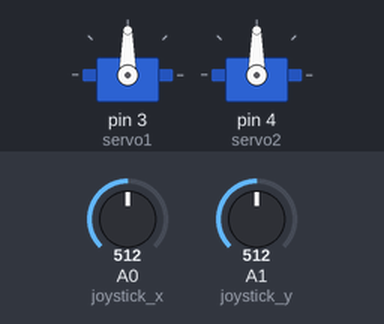
The sketch below on a simulated Arduino Uno, built with avr-gcc and run on an emulated ATmega328P. On the bench: 2 × servo. Inputs (shaded band) come from the test bench; at power-on: A0 (joystick_x) = 512, A1 (joystick_y) = 512.

Above: at 1.2 s.
1.3 s: A0 (joystick_x) set to 693
2.8 s: A0 (joystick_x) set to 716
At 2.95 s:
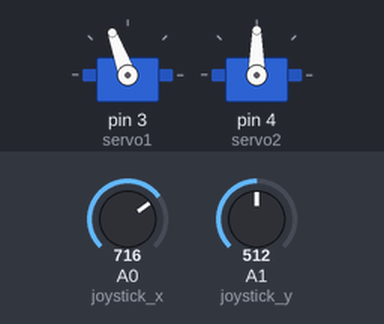
At 4.9 s:
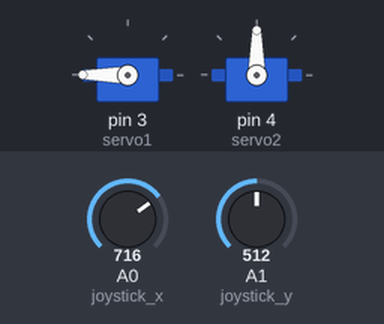
5.8 s: A1 (joystick_y) set to 690
7.3 s: A1 (joystick_y) set to 712
At 9.5 s:
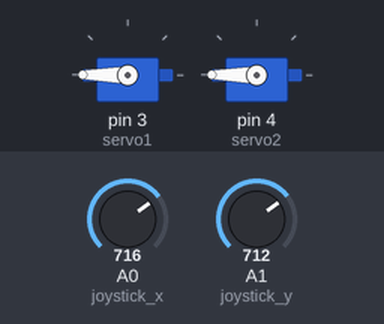
10.3 s: A1 (joystick_y) set to 309
11.8 s: A1 (joystick_y) set to 287
At 15.0 s:
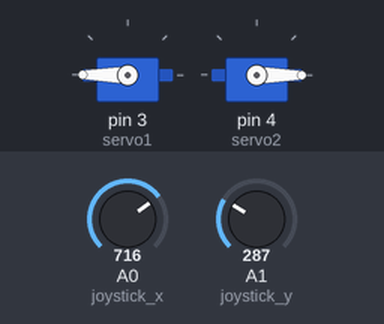
Timing chart, 0 to 15.8 s (numbered marks = the images above; inputs shaded):
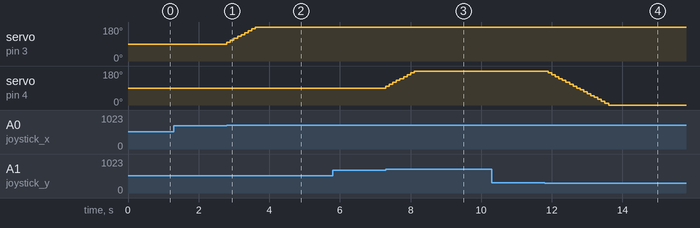

The sketch:

two_servos_and_joystick.ino
```cpp
// Oranžový je input
// červený 5V
// Hnědý GND

#include <Servo.h>           //include servo library

Servo servo1;                // creating servo object
Servo servo2;
int joystick_x = A0;              // joystick x direction pin
int joystick_y = A1;              // joystick y direction pin
int pos_x;                   // declaring variable to stroe horizontal value
int pos_y;                   // declaring variable to stroe vertical value
int servo1_pos=90;          // storing servo position
int servo2_pos=90;

void setup ( )
{
Serial.begin (9600) ;
servo1.attach (3) ;          // servo 1 attached pin
servo2.attach (4) ;          // servo 1 attached pin
servo1.write (servo1_pos);
servo2.write (servo2_pos);
pinMode (joystick_x, INPUT) ;
pinMode (joystick_y, INPUT) ;
}

void loop ( )
{
pos_x = analogRead (joystick_x) ;
pos_y = analogRead (joystick_y) ;

if (pos_x < 300)            //if the horizontal value from joystick is less than 300
{
  if (servo1_pos < 10)      //first servo moves right
  {
  }
  else
  {
    servo1_pos = servo1_pos - 10;
    servo1.write ( servo1_pos ) ;
    delay (100);
  }
}
if (pos_x > 700)
{
  if (servo1_pos > 180)
  {
  }
  else
  {
  servo1_pos = servo1_pos + 10;
  servo1.write ( servo1_pos ) ;
  delay (100) ;
  }
}

if (pos_y < 300)      //if the vertical value from joystick is less than 300
{
  if (servo2_pos < 10)  //second servo moves right
  {
  }
  else
  {
    servo2_pos = servo2_pos - 10;
    servo2.write ( servo2_pos );
    delay (100);
  }
}
if (pos_y > 700)
{
  if (servo2_pos > 180)
  {
  }
  else
  {
  servo2_pos = servo2_pos + 10;
  servo2.write(servo2_pos) ;
  delay (100) ;
  }
}
}
```

Measured:
- the behaviour switches between 700 and 701 on A0 (joystick_x) (found by bisection; images 0 and 1)
- the behaviour switches between 700 and 701 on A1 (joystick_y) (found by bisection; images 2 and 3)
- the behaviour switches between 300 and 299 on A1 (joystick_y) (found by bisection; images 3 and 4)
- after the input at 1.3 s, every drawn part: stays the same
- after the input at 2.8 s, servo on pin 3 (servo1): moves from 90° to 180° over 0.80 s, starting at once
- after the input at 5.8 s, every drawn part: stays the same
- after the input at 7.3 s, servo on pin 4 (servo2): moves from 90° to 180° over 0.80 s, starting at once
- after the input at 10.3 s, every drawn part: stays the same
- after the input at 11.8 s, servo on pin 4 (servo2): moves from 180° to 0° over 1.7 s, starting after 0.10 s
